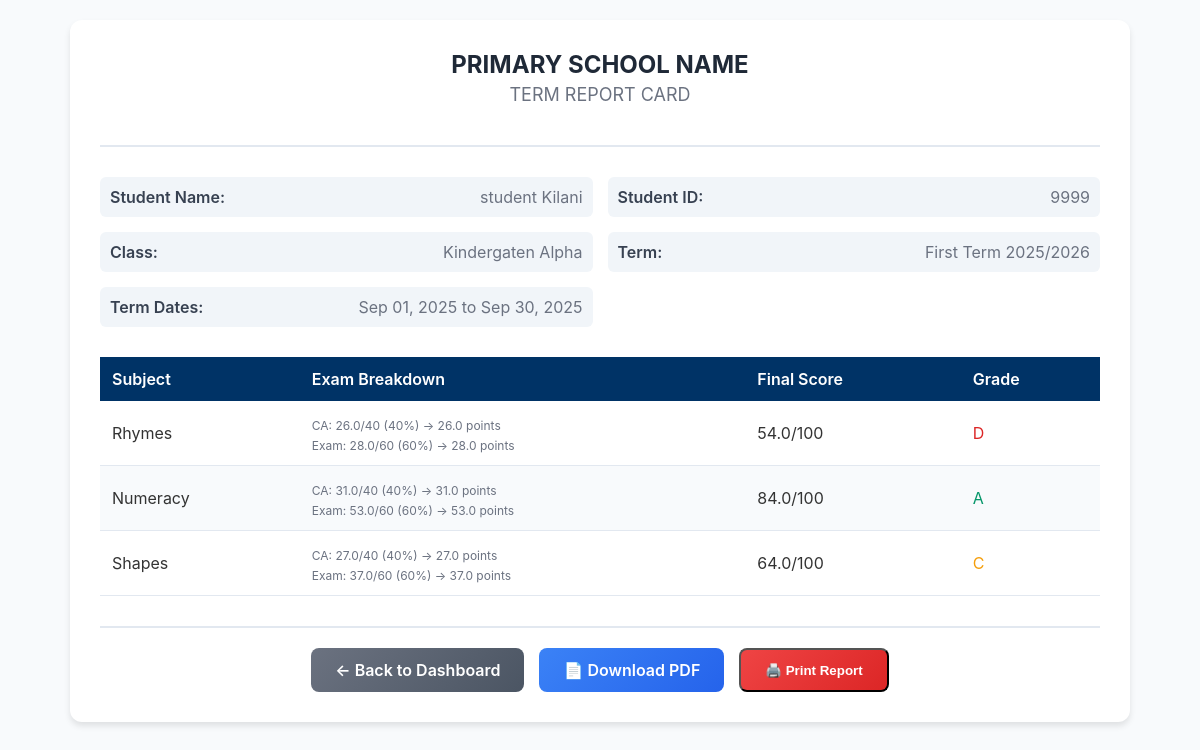
Screenshot of /students/1/term-report/ (signed in) with the database file from the repository.
### students/models.py (models this page shows, shortened)
class Student(models.Model):
    GENDER_CHOICES = (
        ('M', 'Male'),
        ('F', 'Female'),
    )
    user = models.OneToOneField(User, on_delete=models.CASCADE)
    student_id = models.CharField(max_length=20, unique=True)
    date_of_birth = models.DateField()
    gender = models.CharField(max_length=1, choices=GENDER_CHOICES)
    admission_date = models.DateField()
    current_class = models.ForeignKey('academics.Class', on_delete=models.SET_NULL, null=True)
    photo = models.ImageField(upload_to='students/photos/', blank=True)
    is_active = models.BooleanField(default=True)

### core/models.py (models this page shows, shortened)
class User(AbstractUser):
    USER_TYPE_CHOICES = (
        ('admin', 'Administrator'),
        ('teacher', 'Teacher'),
        ('parent', 'Parent'),
        ('student', 'Student'),
        ('accountant', 'Accountant'),
    )
    user_type = models.CharField(max_length=10, choices=USER_TYPE_CHOICES)
    phone = models.CharField(max_length=15, blank=True)
    is_approved = models.BooleanField(default=False)  # For admin approval

class SchoolTerm(models.Model):
    session = models.ForeignKey(SchoolSession, on_delete=models.CASCADE)
    name = models.CharField(max_length=50,choices=TERM)  # "First Term", "Second Term", etc.
    start_date = models.DateField()
    end_date = models.DateField()
    is_current = models.BooleanField(default=False)

class SchoolSession(models.Model):
    name = models.CharField(max_length=50,choices=SESS)  # e.g., "2023/2024 Academic Session"
    start_date = models.DateField()
    end_date = models.DateField()
    is_current = models.BooleanField(default=False)

### academics/models.py (models this page shows, shortened)
class Class(models.Model):
    ARM_CHOICES = (
        ('Alpha', 'Alpha'),
        ('Beta', 'Beta'),
        ('Gamma', 'Gamma'),
        ('Delta', 'Delta'),
    )
    name = models.CharField(max_length=50)  # "Primary 1", "Primary 2"
    short_name = models.CharField(max_length=10)  # "P1", "P2"
    level = models.PositiveSmallIntegerField()  # 1-6 for primary school
    arm = models.CharField(max_length=20, blank=True, null=True, choices=ARM_CHOICES,default="Alpha")  # "Alpha", "Beta", "Gamma"
    class Meta:
        unique_together = ('level', 'arm')  # Prevents duplicate P1 Alpha
        ordering = ['level', 'arm']
    def __str__(self):
        if self.arm:
            return f"{self.name} {self.arm}"
        return self.name

class Subject(models.Model):
    name = models.CharField(max_length=100)
    code = models.CharField(max_length=10, unique=True)
    description = models.TextField(blank=True)

class ExamType(models.Model):
    name = models.CharField(max_length=50)  # e.g., "CA", "Exam"
    weight = models.PositiveSmallIntegerField(
        validators=[MinValueValidator(1), MaxValueValidator(100)],
        help_text="Percentage weight in final score (e.g., 40 for CA, 60 for Exam)"
    )
    max_score = models.PositiveSmallIntegerField(
        default=100,
        help_text="Maximum raw score for this exam type (e.g., 40 for CA, 60 for Exam)"
    )
    is_final = models.BooleanField(default=False)
    class Meta:
        ordering = ['weight']

### students/views.py (the view)
# urls.py: path('<int:student_id>/term-report/', student_term_report, name='student_term_report'),
@login_required
def student_term_report(request, student_id):
    student = get_object_or_404(Student, pk=student_id)
    current_term = SchoolTerm.objects.filter(is_current=True).first()
    if not current_term:
        return HttpResponse("No current term found", status=404)
    if not request.user.is_superuser:
        if hasattr(request.user, 'user_type'):
            if request.user.user_type == 'student' and request.user.student != student:
                raise PermissionDenied
        else:
            raise PermissionDenied
    term_report, created = TermReport.objects.get_or_create(
        student=student,
        term=current_term,
        defaults={'created_by': request.user}
    )
    if request.GET.get('download') == 'pdf':
        pdf_buffer = generate_term_report_pdf(term_report)
        response = HttpResponse(pdf_buffer, content_type='application/pdf')
        filename = f"term_report_{student.student_id}_{current_term.name.replace(' ', '_')}.pdf"
        response['Content-Disposition'] = f'attachment; filename="{filename}"'
        return response
    subject_results = []
    try:
        results = Result.objects.filter(
            student=student,
            term=current_term
        ).select_related('exam_type', 'subject')
        subject_data = {}
        for result in results:
            subject_id = result.subject.id
            if subject_id not in subject_data:
                subject_data[subject_id] = {
                    'subject': result.subject,
                    'results': [],
                    'weighted_total': 0.0,
                    'total_weight': 0.0,
                    'exam_breakdown': {}
                }
            weighted_contribution = (float(result.score) / float(result.exam_type.max_score)) * float(result.exam_type.weight)
            subject_data[subject_id]['weighted_total'] += weighted_contribution
            subject_data[subject_id]['total_weight'] += result.exam_type.weight
            subject_data[subject_id]['results'].append(result)
            exam_type_name = result.exam_type.name
            subject_data[subject_id]['exam_breakdown'][exam_type_name] = {
                'score': float(result.score),
                'max_score': result.exam_type.max_score,
                'weight': result.exam_type.weight,
                'weighted_contribution': weighted_contribution
            }
        for subject_id, data in subject_data.items():
            final_score = data['weighted_total'] if data['total_weight'] > 0 else 0
            subject_results.append({
                'subject': data['subject'],
                'final_score': final_score,
                'grade': calculate_grade(final_score),
                'exam_breakdown': data['exam_breakdown'],
                'has_all_results': data['total_weight'] >= 100  # Check if all exam types are present
            })
    except Exception as e:
        subject_results = []
    context = {
        'student': student,
        'current_term': current_term,
        'term_report': term_report,
        'subject_results': subject_results,
        'can_edit': request.user.is_superuser or (hasattr(request.user, 'user_type') and request.user.user_type in ['teacher', 'admin'])
    }
    return render(request, 'students/term_report.html', context)

### students/views.py (called while the page is built)
def calculate_grade(score):
    try:
        score = float(score)
        if score >= 90: return 'A+'
        elif score >= 80: return 'A'
        elif score >= 70: return 'B'
        elif score >= 60: return 'C'
        elif score >= 50: return 'D'
        else: return 'F'
    except (ValueError, TypeError):
        return 'F'

### templates/students/term_report.html (shortened to what this page needs)
<!DOCTYPE html>
<html lang="en">
<head>
</head>
<body>
    <div class="report-container">
        <div class="report-header">
            <div class="school-name">PRIMARY SCHOOL NAME</div>
            <div class="report-title">TERM REPORT CARD</div>
        </div>
        <div class="student-info">
            <div class="info-item">
                <span class="info-label">Student Name:</span>
                <span class="info-value">{{ student.user.get_full_name }}</span>
            </div>
            <div class="info-item">
                <span class="info-label">Student ID:</span>
                <span class="info-value">{{ student.student_id }}</span>
            </div>
            <div class="info-item">
                <span class="info-label">Class:</span>
                <span class="info-value">{{ student.current_class }}</span>
            </div>
            <div class="info-item">
                <span class="info-label">Term:</span>
                <span class="info-value">{{ current_term.name }} {{ current_term.session.name }}</span>
            </div>
            <div class="info-item">
                <span class="info-label">Term Dates:</span>
                <span class="info-value">
                    {{ current_term.start_date|date:"M d, Y" }} to {{ current_term.end_date|date:"M d, Y" }}
                </span>
            </div>
        </div>
        <table class="results-table">
            <thead>
                <tr>
                    <th>Subject</th>
                    <th>Exam Breakdown</th>
                    <th>Final Score</th>
                    <th>Grade</th>
                </tr>
            </thead>
            <tbody>
                {% for result in subject_results %}
                <tr>
                    <td>{{ result.subject.name }}</td>
                    <td>
                        {% for exam_type, details in result.exam_breakdown.items %}
                        <div class="exam-breakdown">
                            {{ exam_type }}: {{ details.score|floatformat:1 }}/{{ details.max_score }}
                            ({{ details.weight }}%) → {{ details.weighted_contribution|floatformat:1 }} points
                        </div>
                        {% endfor %}
                    </td>
                    <td>{{ result.final_score|floatformat:1 }}/100</td>
                    <td class="grade-{{ result.grade }}">{{ result.grade }}</td>
                </tr>
                {% empty %}
                <tr>
                    <td colspan="4" style="text-align: center; color: #6b7280;">
                        No results available for this term
                    </td>
                </tr>
                {% endfor %}
            </tbody>
        </table>
        <div class="action-buttons">
            <a href="{% url 'student_dashboard' student.id %}" class="btn btn-secondary">
                ← Back to Dashboard
            </a>
            <a href="?download=pdf" class="btn btn-primary" target="_blank">
                📄 Download PDF
            </a>
            <button onclick="window.print()" class="btn btn-danger">
                🖨️ Print Report
            </button>
        </div>
    </div>
</body>
</html>

### templates/students/term_report.html (style rules this page uses)
body { font-family: 'Inter', -apple-system, BlinkMacSystemFont, sans-serif; background: #f8fafc; color: #333; margin: 0; padding: 20px; }
.report-container { max-width: 1000px; margin: 0 auto; background: white; border-radius: 12px; box-shadow: 0 4px 6px rgba(0, 0, 0, 0.1); padding: 30px; }
.report-header { text-align: center; margin-bottom: 30px; border-bottom: 2px solid #e2e8f0; padding-bottom: 20px; }
.school-name { font-size: 24px; font-weight: bold; color: #1f2937; margin-bottom: 5px; }
.report-title { font-size: 18px; color: #6b7280; margin-bottom: 20px; }
.student-info { display: grid; grid-template-columns: repeat(2, 1fr); gap: 15px; margin-bottom: 30px; }
.info-item { display: flex; justify-content: space-between; padding: 10px; background: #f1f5f9; border-radius: 6px; }
.info-label { font-weight: 600; color: #374151; }
.info-value { color: #6b7280; }
.results-table { width: 100%; border-collapse: collapse; margin-bottom: 30px; }
.results-table th { background: #003366; color: white; padding: 12px; text-align: left; font-weight: 600; }
.results-table td { padding: 12px; border-bottom: 1px solid #e2e8f0; }
.results-table tr:nth-child(even) { background: #f8fafc; }
.grade-A { color: #059669; }
.grade-C { color: #f59e0b; }
.grade-D { color: #dc2626; }
.exam-breakdown { font-size: 12px; color: #6b7280; margin-top: 5px; }
.action-buttons { display: flex; gap: 15px; justify-content: center; margin-top: 30px; padding-top: 20px; border-top: 2px solid #e2e8f0; }
.btn { padding: 12px 24px; border-radius: 8px; text-decoration: none; font-weight: 600; display: inline-flex; align-items: center; gap: 8px; transition: all 0.2s; }
.btn-primary { background: linear-gradient(135deg, #3b82f6, #2563eb); color: white; }
.btn-secondary { background: linear-gradient(135deg, #6b7280, #4b5563); color: white; }
.btn-danger { background: linear-gradient(135deg, #ef4444, #dc2626); color: white; }

### rows the page displays
Student: user.get_full_name "student Kilani", student_id "9999", current_class "Kindergaten Alpha"
SchoolTerm: name "First Term", session.name "2025/2026", start_date "Sep 01, 2025", end_date "Sep 30, 2025"
Subject: subject.name "Rhymes", score "26.0" "28.0", max_score "40" "60", weight "40" "60", weighted_contribution "26.0" "28.0", final_score "54.0", grade "D"
ExamType: exam_breakdown "CA" "CA" "CA"
ExamType: exam_breakdown "Exam" "Exam" "Exam"
Subject: subject.name "Numeracy", score "31.0" "53.0", max_score "40" "60", weight "40" "60", weighted_contribution "31.0" "53.0", final_score "84.0", grade "A"
Subject: subject.name "Shapes", score "27.0" "37.0", max_score "40" "60", weight "40" "60", weighted_contribution "27.0" "37.0", final_score "64.0", grade "C"
